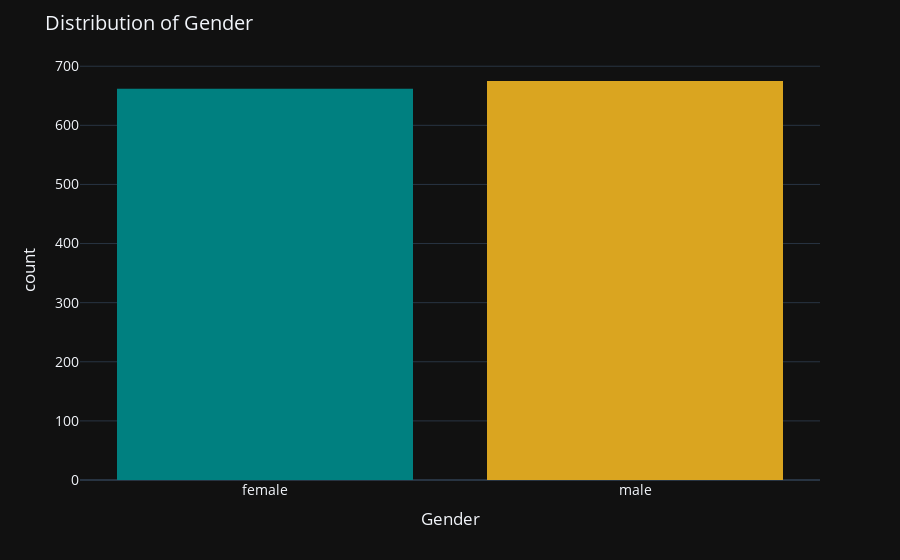

Write notebook code for a chart like this one.
### Code cell
fig = px.histogram(df, x="sex",
                   color=df["sex"],
                   color_discrete_sequence=["teal","#DAA520"])

fig.update_layout(template='plotly_dark',
                 title="Distribution of Gender",
                 xaxis_title="Gender",
                 yaxis_title="count",
                 font_size=14,
                 showlegend=False)
fig.update_layout(bargap=0.2)
fig.show()

### Figure 1 — Plotly figure (JSON) as saved in the notebook; plotly's stock layout.template omitted (floating-point values rounded to 4 significant figures; data arrays with more than 128 entries replaced by an {"elided": "..."} marker saying what was removed)
{"data": [{"alignmentgroup": "True", "bingroup": "x", "hovertemplate": "sex=%{x}<br>count=%{y}<extra></extra>", "legendgroup": "female", "marker": {"color": "teal", "pattern": {"shape": ""}}, "name": "female", "offsetgroup": "female", "orientation": "v", "showlegend": true, "type": "histogram", "x": {"elided": "662 str values"}, "xaxis": "x", "yaxis": "y"}, {"alignmentgroup": "True", "bingroup": "x", "hovertemplate": "sex=%{x}<br>count=%{y}<extra></extra>", "legendgroup": "male", "marker": {"color": "#DAA520", "pattern": {"shape": ""}}, "name": "male", "offsetgroup": "male", "orientation": "v", "showlegend": true, "type": "histogram", "x": {"elided": "675 str values"}, "xaxis": "x", "yaxis": "y"}], "layout": {"bargap": 0.2, "barmode": "relative", "font": {"size": 14}, "legend": {"title": {"text": "sex"}, "tracegroupgap": 0}, "margin": {"t": 60}, "showlegend": false, "title": {"text": "Distribution of Gender"}, "xaxis": {"anchor": "y", "categoryarray": ["female", "male"], "categoryorder": "array", "domain": [0, 1], "title": {"text": "Gender"}}, "yaxis": {"anchor": "x", "domain": [0, 1], "title": {"text": "count"}}}}
